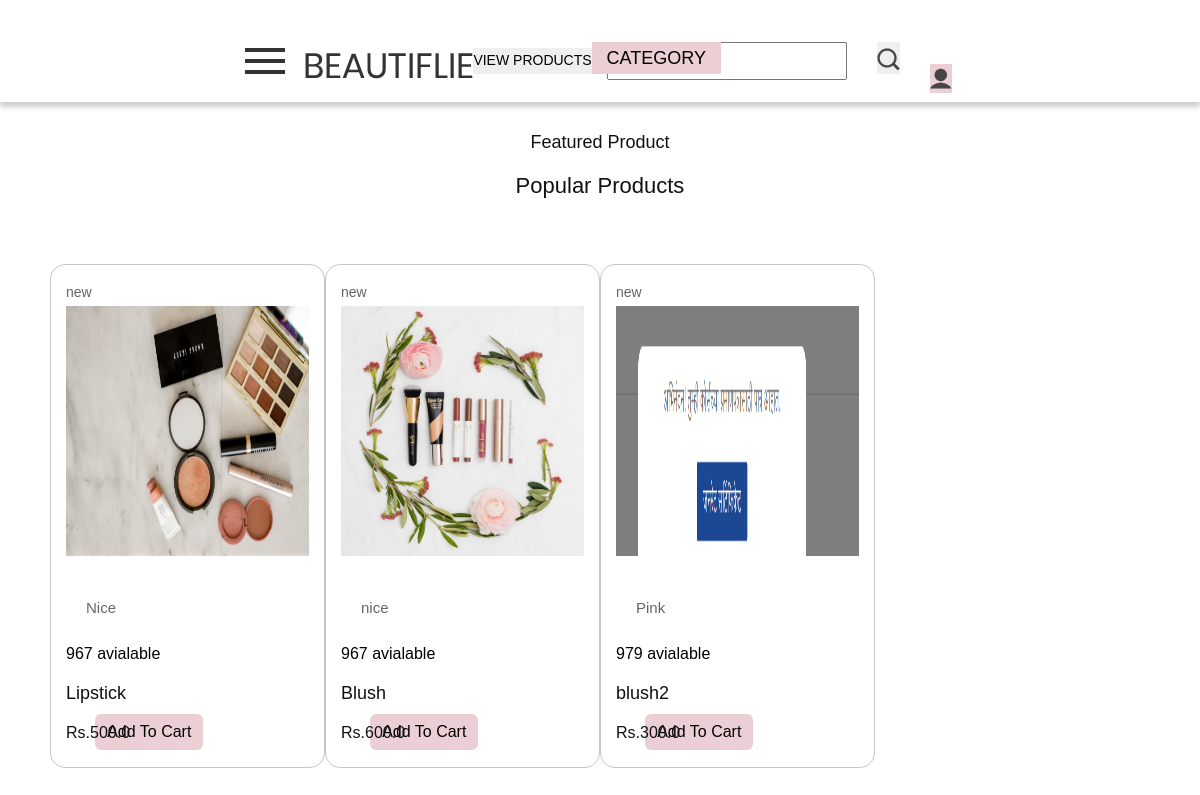
The app's page /acc/viewProduct/ (signed in), older data.
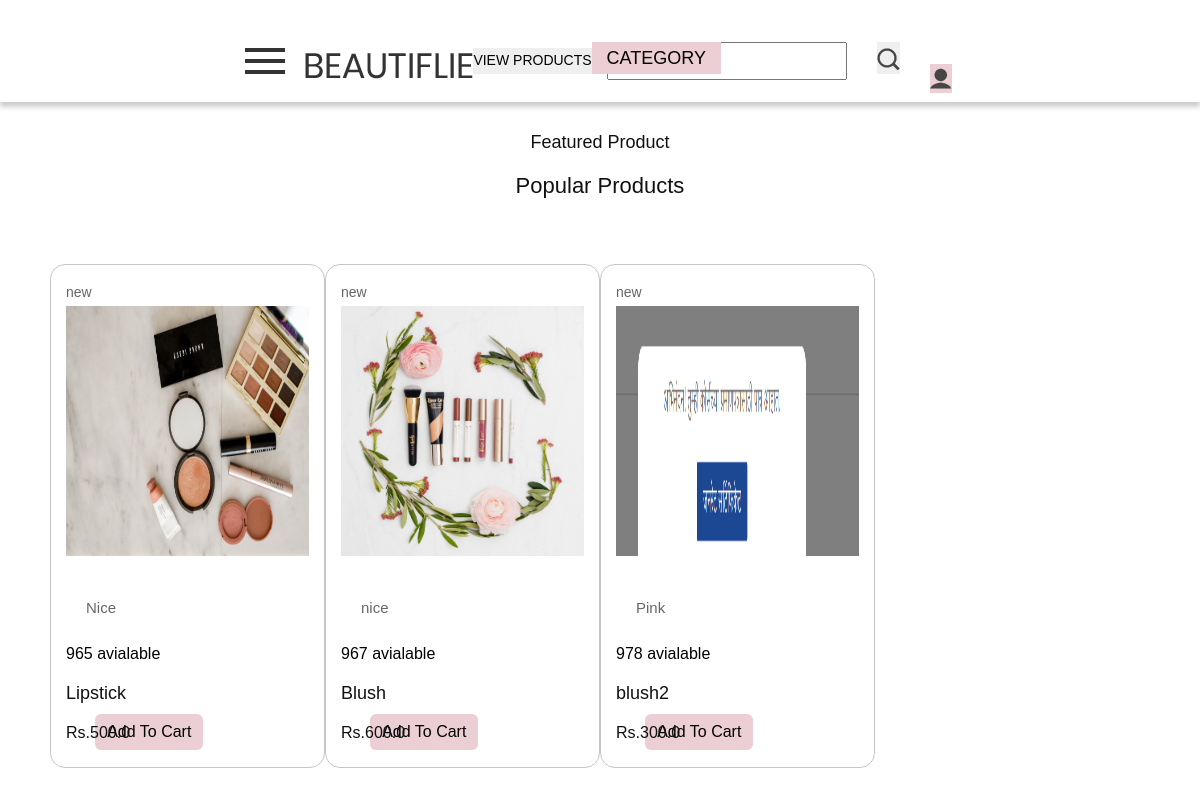
The same page, newer data.
### products/models.py (models this page shows, shortened)
class Products(models.Model):
    seller=models.ForeignKey(Sellers,default=1,on_delete=models.CASCADE)
    product_id = models.AutoField(primary_key=True)
    product_name=models.CharField(max_length=100,null=True)
    price = models.FloatField(null=False)
    description = models.TextField(null=True)
    category = models.CharField(choices=CATEGORY_CHOICES,max_length=30,null=True)
    quantity  = models.IntegerField(default=0,null=True)
    product_image = models.ImageField(upload_to='product',null=True,default = None)

### account/views.py (the view)
# urls.py: path('viewProduct/',views.viewProduct,name='viewProduct'),
@login_required
def viewProduct(request):
    if request.POST.get('value')=='admin':
        temp1 =User.objects.get(username=request.session['username'])
        temp2=Sellers.objects.get(user=temp1)
        products = Products.objects.filter(seller=temp2)
        return render(request,'products/removeProduct.html',{'products':products})
    else:
        products = Products.objects.all()
        return render(request,'products/viewProduct.html',{'products':products})

### templates/products/viewProduct.html (shortened to what this page needs)
{%extends "main/base.html"%}
{%block header%}
      <div class="header_section">
         <div class="container-fluid" style='margin-top:30px;'>
            <nav class="navbar navbar-light bg-light justify-content-between">
               <span class="toggle_icon" onclick="openNav()"><img src="/static/images/toggle-icon.png"></span>
               <a class="logo" href="{%url 'index'%}"><img src="/static/images/logo.png"></a></a>
               <div><form method='POST' action='/viewProduct/'>
                  <button>VIEW PRODUCTS</button>
               </form></div>
               <form class="form-inline ">
                  <div class="login_text">
                     <ul>
                        <div class="dropdown">
                            <li class="dropbtn"><a style="color:black;">Category</a>
                          </div>
                       <li>
                            <form class="example" action="search" method='GET'>
                                <input type="text" placeholder="Search.." name="searchText">
                              </form></li>
                            <li><button><img src="/static/images/search-icon.png"></button></li>
        </ul>
                  </div>
               </form>
               <form class="form-inline ">
                  <div class="login_text">
                     <ul>
                        {% if request.username != '' %}
                        <li>
                        <div class="dropdown">
                            <button class="dropbtn"><img src="/static/images/user-icon.png"></button>
                          </div>
                          </li>
                          {%endif%}
                        </div>
                  </div>
         </div>
      {%endblock%}
{%block footer%}<section class="section-products">
  <div class="container">
      <div class="row justify-content-center text-center">
          <div class="col-md-8 col-lg-6">
              <div class="header">
                  <h3>Featured Product</h3>
                  <h2>Popular Products</h2>
              </div>
          </div>
      </div>
      <div class="row">
          {%for i in products %}
          <div class="col-md-6 col-lg-4 col-xl-3">
              <div id="product-4" class="single-product">
                  <div class="part-1">
                      <span class="new">new</span>
                      <ul>
                        <img style='height:250px;' src='{{MEDIA_ROOT}}/{{i.product_image}}' class="card-img-top" alt="...">
                        <h5 class="card-title"></h5>
                        <p class="card-text">{{i.description}}</p>
                        <h3 class="price_text" style="color:black;">{{i.quantity}} avialable</h3>
                        <h3 class="product-title">{{i.product_name}}</h3>
                        <h4 class="product-price">Rs.{{i.price}}</h4>
                      </ul>
                  </div>
                  {%if request.username != '' %}
                  <a href="{% url 'addToCart' i.product_id %}" class="btn btn-primary">Add To Cart</a>
                  {%endif%}
              </div>
          </div>
{%endfor%}
      </div>
  </div>
</section>{% endblock%}

Row changes from the older to the newer data that the page shows:
changed Products "Lipstick": quantity "967" → "965"
changed Products "blush2": quantity "979" → "978"
